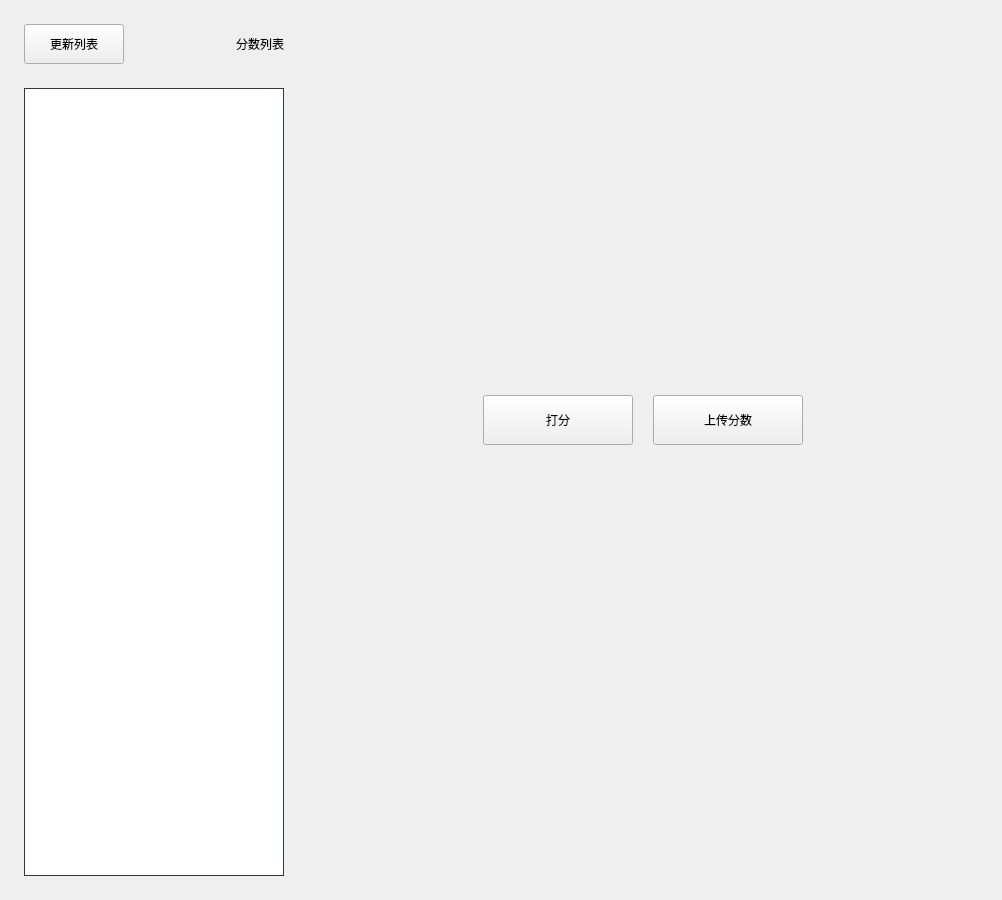
<?xml version="1.0" encoding="UTF-8"?>
<ui version="4.0">
 <class>UnitScore</class>
 <widget class="qMRMLWidget" name="UnitScore">
  <property name="geometry">
   <rect>
    <x>0</x>
    <y>0</y>
    <width>1002</width>
    <height>900</height>
   </rect>
  </property>
  <property name="minimumSize">
   <size>
    <width>200</width>
    <height>0</height>
   </size>
  </property>
  <property name="maximumSize">
   <size>
    <width>16777215</width>
    <height>16777215</height>
   </size>
  </property>
  <property name="styleSheet">
   <string notr="true"/>
  </property>
  <layout class="QHBoxLayout" name="horizontalLayout_2">
   <property name="spacing">
    <number>24</number>
   </property>
   <property name="leftMargin">
    <number>24</number>
   </property>
   <property name="topMargin">
    <number>24</number>
   </property>
   <property name="rightMargin">
    <number>24</number>
   </property>
   <property name="bottomMargin">
    <number>24</number>
   </property>
   <item>
    <widget class="QWidget" name="widget_3" native="true">
     <property name="minimumSize">
      <size>
       <width>200</width>
       <height>0</height>
      </size>
     </property>
     <property name="maximumSize">
      <size>
       <width>260</width>
       <height>16777215</height>
      </size>
     </property>
     <layout class="QVBoxLayout" name="verticalLayout">
      <property name="spacing">
       <number>24</number>
      </property>
      <property name="leftMargin">
       <number>0</number>
      </property>
      <property name="topMargin">
       <number>0</number>
      </property>
      <property name="rightMargin">
       <number>0</number>
      </property>
      <property name="bottomMargin">
       <number>0</number>
      </property>
      <item>
       <layout class="QHBoxLayout" name="horizontalLayout_3">
        <item>
         <widget class="QPushButton" name="btnFresh">
          <property name="minimumSize">
           <size>
            <width>100</width>
            <height>40</height>
           </size>
          </property>
          <property name="maximumSize">
           <size>
            <width>100</width>
            <height>40</height>
           </size>
          </property>
          <property name="text">
           <string>更新列表</string>
          </property>
         </widget>
        </item>
        <item>
         <widget class="QLabel" name="label">
          <property name="text">
           <string>分数列表</string>
          </property>
          <property name="alignment">
           <set>Qt::AlignRight|Qt::AlignTrailing|Qt::AlignVCenter</set>
          </property>
         </widget>
        </item>
       </layout>
      </item>
      <item>
       <widget class="QListWidget" name="listScore">
        <property name="styleSheet">
         <string notr="true">#listScore{border:1px solid #2D3745;}</string>
        </property>
       </widget>
      </item>
     </layout>
    </widget>
   </item>
   <item>
    <widget class="QWidget" name="widget_2" native="true">
     <property name="minimumSize">
      <size>
       <width>0</width>
       <height>200</height>
      </size>
     </property>
     <layout class="QVBoxLayout" name="verticalLayout_2">
      <property name="spacing">
       <number>0</number>
      </property>
      <property name="leftMargin">
       <number>0</number>
      </property>
      <property name="topMargin">
       <number>0</number>
      </property>
      <property name="rightMargin">
       <number>0</number>
      </property>
      <property name="bottomMargin">
       <number>0</number>
      </property>
      <item>
       <spacer name="verticalSpacer">
        <property name="orientation">
         <enum>Qt::Vertical</enum>
        </property>
        <property name="sizeHint" stdset="0">
         <size>
          <width>20</width>
          <height>40</height>
         </size>
        </property>
       </spacer>
      </item>
      <item>
       <widget class="QWidget" name="widget" native="true">
        <property name="minimumSize">
         <size>
          <width>0</width>
          <height>50</height>
         </size>
        </property>
        <property name="maximumSize">
         <size>
          <width>16777215</width>
          <height>50</height>
         </size>
        </property>
        <layout class="QHBoxLayout" name="horizontalLayout">
         <property name="spacing">
          <number>20</number>
         </property>
         <property name="leftMargin">
          <number>0</number>
         </property>
         <property name="topMargin">
          <number>0</number>
         </property>
         <property name="rightMargin">
          <number>0</number>
         </property>
         <property name="bottomMargin">
          <number>0</number>
         </property>
         <item>
          <spacer name="horizontalSpacer_2">
           <property name="orientation">
            <enum>Qt::Horizontal</enum>
           </property>
           <property name="sizeHint" stdset="0">
            <size>
             <width>40</width>
             <height>20</height>
            </size>
           </property>
          </spacer>
         </item>
         <item>
          <widget class="QPushButton" name="btnScore">
           <property name="minimumSize">
            <size>
             <width>150</width>
             <height>50</height>
            </size>
           </property>
           <property name="maximumSize">
            <size>
             <width>150</width>
             <height>50</height>
            </size>
           </property>
           <property name="text">
            <string>打分</string>
           </property>
          </widget>
         </item>
         <item>
          <widget class="QPushButton" name="btnUpload">
           <property name="minimumSize">
            <size>
             <width>150</width>
             <height>50</height>
            </size>
           </property>
           <property name="maximumSize">
            <size>
             <width>150</width>
             <height>50</height>
            </size>
           </property>
           <property name="text">
            <string>上传分数</string>
           </property>
          </widget>
         </item>
         <item>
          <spacer name="horizontalSpacer_3">
           <property name="orientation">
            <enum>Qt::Horizontal</enum>
           </property>
           <property name="sizeHint" stdset="0">
            <size>
             <width>40</width>
             <height>20</height>
            </size>
           </property>
          </spacer>
         </item>
        </layout>
       </widget>
      </item>
      <item>
       <widget class="QLabel" name="lblScore">
        <property name="minimumSize">
         <size>
          <width>0</width>
          <height>60</height>
         </size>
        </property>
        <property name="maximumSize">
         <size>
          <width>16777215</width>
          <height>60</height>
         </size>
        </property>
        <property name="text">
         <string/>
        </property>
        <property name="alignment">
         <set>Qt::AlignCenter</set>
        </property>
       </widget>
      </item>
      <item>
       <spacer name="verticalSpacer_2">
        <property name="orientation">
         <enum>Qt::Vertical</enum>
        </property>
        <property name="sizeHint" stdset="0">
         <size>
          <width>20</width>
          <height>40</height>
         </size>
        </property>
       </spacer>
      </item>
     </layout>
    </widget>
   </item>
  </layout>
 </widget>
 <customwidgets>
  <customwidget>
   <class>qMRMLWidget</class>
   <extends>QWidget</extends>
   <header>qMRMLWidget.h</header>
   <container>1</container>
  </customwidget>
 </customwidgets>
 <resources/>
 <connections/>
</ui>
